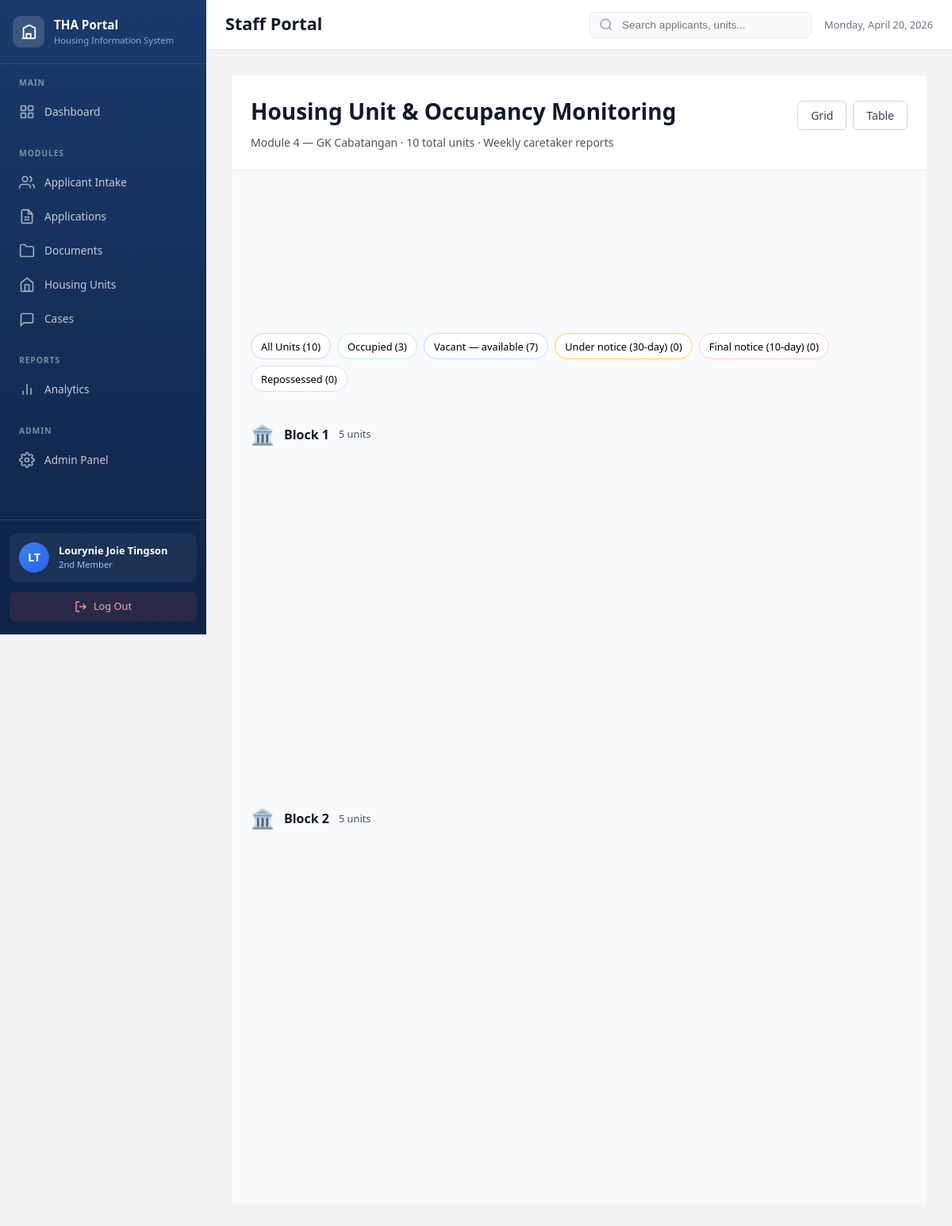
The app's page /units/housing-units/second_member/ (signed in) with its own data.
### accounts/models.py (models this page shows, shortened)
class User(AbstractUser):
    POSITION_CHOICES = [
        ('head', 'First Member — Head'),
        ('oic', 'OIC-THA (Officer-in-Charge)'),
        ('second_member', 'Second Member'),
        ('fourth_member', 'Fourth Member'),
        ('fifth_member', 'Fifth Member'),
        ('caretaker', 'Caretaker'),
        ('ronda', 'Ronda (Field Personnel)'),
        ('field', 'Field Personnel'),
    ]
    position = models.CharField(
        max_length=50,
        choices=POSITION_CHOICES,
        blank=True,
        help_text="Staff position in THA organizational structure"
    )
    phone = models.CharField(
        max_length=20,
        blank=True,
        help_text="Contact phone number"
    )
    class Meta:
        verbose_name = 'Staff User'
        verbose_name_plural = 'Staff Users'
    def get_position_display_short(self):
        short_labels = {
            'head': 'Head',
            'oic': 'OIC',
            'second_member': '2nd Member',
            'fourth_member': '4th Member',
            'fifth_member': '5th Member',
            'caretaker': 'Caretaker',
            'ronda': 'Ronda',
            'field': 'Field',
        }
        return short_labels.get(self.position, 'Staff')

### units/views.py (the view)
# urls.py: path('housing-units/<str:position>/', views.housing_units_monitoring, name='housing_units_monitoring'),
@login_required
@verify_position
def housing_units_monitoring(request, position):
    site_id = request.GET.get('site_id')
    site = None
    all_sites = RelocationSite.objects.all()
    if site_id:
        site = RelocationSite.objects.filter(id=site_id).first()
    else:
        sites = request.user.assigned_sites.all()
        site = sites.first() if sites.exists() else None
    if not site:
        if all_sites.exists():
            site = all_sites.first()
        else:
            return render(request, 'common/error.html',
                          {'error': 'No relocation sites available in the system.'})
    units = (
        HousingUnit.objects
        .filter(site=site)
        .select_related('weekly_report')
        .prefetch_related('lot_awards__application__applicant')
        .order_by('block_number', 'lot_number')
    )
    occupied_count = units.filter(status='Occupied').count()
    vacant_count = units.filter(status='Vacant — available').count()
    notice_30_count = units.filter(status='Under notice (30-day)').count()
    notice_10_count = units.filter(status='Final notice (10-day)').count()
    repossessed_count = units.filter(status='Repossessed').count()
    escalated_units = units.filter(
        status='Final notice (10-day)',
        is_escalated=True
    ).first()
    critical_alert_message = ""
    has_final_notice_alerts = notice_10_count > 0 or units.filter(is_escalated=True).exists()
    if escalated_units:
        critical_alert_message = (
            f"Block {escalated_units.block_number}, Lot {escalated_units.lot_number} — "
            f"{escalated_units.occupant_name or 'Unknown'}. "
            f"Deadline: {escalated_units.notice_deadline}. No response received — case escalated."
        )
    blocks = units.values_list('block_number', flat=True).distinct().order_by('block_number')
    units_by_block = OrderedDict()
    for block in blocks:
        units_by_block[block] = units.filter(block_number=block)
    context = {
        'site': site,
        'all_sites': all_sites,
        'total_units': units.count(),
        'occupied_count': occupied_count,
        'vacant_count': vacant_count,
        'notice_30_count': notice_30_count,
        'notice_10_count': notice_10_count,
        'repossessed_count': repossessed_count,
        'units_by_block': units_by_block,
        'all_units': units,
        'has_final_notice_alerts': has_final_notice_alerts,
        'critical_alert_message': critical_alert_message,
        'has_escalation_alerts': has_final_notice_alerts,
        'escalation_message': critical_alert_message,
        'view_mode': request.GET.get('view', 'grid'),
    }
    return render(request, 'units/housing_units_monitoring.html', context)

### templates/units/housing_units_monitoring.html (shortened to what this page needs)
{% extends 'staff_base.html' %}
{% load static %}
{% block content %}
<div style="padding: 1.5rem; background: white; border-bottom: 1px solid var(--gray-200); display: flex; justify-content: space-between; align-items: baseline; gap: 2rem;">
    <div>
        <h1 style="margin: 0 0 0.5rem; font-size: 1.75rem; font-weight: 700; color: var(--gray-900);">Housing Unit & Occupancy Monitoring</h1>
        <p style="margin: 0; font-size: 0.875rem; color: var(--gray-600);">Module 4 — GK Cabatangan · {{ total_units }} total units · Weekly caretaker reports</p>
    </div>
    <div style="display: flex; gap: 0.5rem;">
        <button id="gridView" class="view-btn" onclick="switchView('grid')" style="padding: 0.5rem 1rem; border: 1px solid var(--gray-300); border-radius: 6px; background: white; color: var(--gray-700); font-size: 0.875rem; cursor: pointer; font-weight: 500;">Grid</button>
        <button id="tableView" class="view-btn" onclick="switchView('table')" style="padding: 0.5rem 1rem; border: 1px solid var(--gray-300); border-radius: 6px; background: white; color: var(--gray-700); font-size: 0.875rem; cursor: pointer; font-weight: 500;">Table</button>
    </div>
</div>
<div style="padding: 2rem 1.5rem; background: #f9fafb; min-height: 100vh;">
    <div style="display: grid; grid-template-columns: repeat(auto-fit, minmax(140px, 1fr)); gap: 1rem; margin-bottom: 2rem;">
    </div>
    <div style="display: flex; flex-wrap: wrap; gap: 0.5rem; margin-bottom: 1.5rem;">
        <button class="filter-tab active" data-filter="all" onclick="filterUnits('all')" style="padding: 0.4rem 0.75rem; border: 1px solid var(--gray-300); background: white; border-radius: 20px; font-size: 0.8rem; cursor: pointer; font-weight: 500;">All Units ({{ total_units }})</button>
        <button class="filter-tab" data-filter="Occupied" onclick="filterUnits('Occupied')" style="padding: 0.4rem 0.75rem; border: 1px solid #bbf7d0; background: white; border-radius: 20px; font-size: 0.8rem; cursor: pointer;">Occupied ({{ occupied_count }})</button>
        <button class="filter-tab" data-filter="Vacant — available" onclick="filterUnits('Vacant — available')" style="padding: 0.4rem 0.75rem; border: 1px solid #bfdbfe; background: white; border-radius: 20px; font-size: 0.8rem; cursor: pointer;">Vacant — available ({{ vacant_count }})</button>
        <button class="filter-tab" data-filter="Under notice (30-day)" onclick="filterUnits('Under notice (30-day)')" style="padding: 0.4rem 0.75rem; border: 1px solid #fcd34d; background: white; border-radius: 20px; font-size: 0.8rem; cursor: pointer;">Under notice (30-day) ({{ notice_30_count }})</button>
        <button class="filter-tab" data-filter="Final notice (10-day)" onclick="filterUnits('Final notice (10-day)')" style="padding: 0.4rem 0.75rem; border: 1px solid #fecaca; background: white; border-radius: 20px; font-size: 0.8rem; cursor: pointer;">Final notice (10-day) ({{ notice_10_count }})</button>
        <button class="filter-tab" data-filter="Repossessed" onclick="filterUnits('Repossessed')" style="padding: 0.4rem 0.75rem; border: 1px solid #e9d5ff; background: white; border-radius: 20px; font-size: 0.8rem; cursor: pointer;">Repossessed ({{ repossessed_count }})</button>
    </div>
    <div id="gridView-content" style="display: grid;">
        {% for block, units in units_by_block.items %}
        <div class="unit-block-section" style="margin-bottom: 2rem;">
            <div style="display: flex; align-items: center; gap: 0.75rem; margin-bottom: 1rem; padding: 0.75rem 0;">
                <span style="font-size: 1.5rem;">🏛️</span>
                <h2 style="margin: 0; font-size: 1rem; font-weight: 600; color: var(--gray-900);">Block {{ block }}</h2>
                <span style="font-size: 0.8rem; color: var(--gray-600);">{{ units|length }} unit{% if units|length != 1 %}s{% endif %}</span>
            </div>
            <div style="display: grid; grid-template-columns: repeat(auto-fill, minmax(300px, 1fr)); gap: 1rem;">
            </div>
        </div>
        {% endfor %}
    </div>
</div>
{% endblock %}

### templates/staff_base.html (shortened to what this page needs)
{% load static %}
<!DOCTYPE html>
<html lang="en">
<head>
    <link rel="stylesheet" href="{% static 'css/dashboard.css' %}">
</head>
<body>
    <aside class="sidebar" id="sidebar">
        <div class="sidebar-header">
            <div class="sidebar-logo">
                <div class="logo-circle">
                    <svg class="logo-icon" viewBox="0 0 24 24" fill="none" stroke="currentColor" stroke-width="2">
                        <path d="M3 21h18M5 21V7l8-4 8 4v14M9 21v-6h6v6"/>
                    </svg>
                </div>
                <div class="logo-text">
                    <div class="logo-title">THA Portal</div>
                    <div class="logo-subtitle">Housing Information System</div>
                </div>
            </div>
        </div>
        <nav class="sidebar-nav">
            <div class="nav-section">
                <div class="nav-section-title">Main</div>
                <a href="{% url 'accounts:dashboard' %}" class="nav-link {% block nav_dashboard %}{% endblock %}">
                    <svg class="nav-icon" viewBox="0 0 24 24" fill="none" stroke="currentColor" stroke-width="2">
                        <rect x="3" y="3" width="7" height="7" rx="1"/>
                        <rect x="14" y="3" width="7" height="7" rx="1"/>
                        <rect x="14" y="14" width="7" height="7" rx="1"/>
                        <rect x="3" y="14" width="7" height="7" rx="1"/>
                    </svg>
                    <span>Dashboard</span>
                </a>
            </div>
            <div class="nav-section">
                <div class="nav-section-title">Modules</div>
                {% if user.position == 'second_member' or user.position == 'fourth_member' %}
                <a href="{% url 'intake:applicants_list' request.user.position %}" class="nav-link {% block nav_applicants %}{% endblock %}">
                    <svg class="nav-icon" viewBox="0 0 24 24" fill="none" stroke="currentColor" stroke-width="2">
                        <path d="M17 21v-2a4 4 0 0 0-4-4H5a4 4 0 0 0-4 4v2"/>
                        <circle cx="9" cy="7" r="4"/>
                        <path d="M23 21v-2a4 4 0 0 0-3-3.87M16 3.13a4 4 0 0 1 0 7.75"/>
                    </svg>
                    <span>Applicant Intake</span>
                </a>
                {% endif %}
                <a href="{% url 'applications:applications_list' request.user.position %}" class="nav-link {% block nav_applications %}{% endblock %}">
                    <svg class="nav-icon" viewBox="0 0 24 24" fill="none" stroke="currentColor" stroke-width="2">
                        <path d="M14 2H6a2 2 0 0 0-2 2v16a2 2 0 0 0 2 2h12a2 2 0 0 0 2-2V8z"/>
                        <polyline points="14 2 14 8 20 8"/>
                        <line x1="16" y1="13" x2="8" y2="13"/>
                        <line x1="16" y1="17" x2="8" y2="17"/>
                    </svg>
                    <span>Applications</span>
                </a>
                <a href="{% url 'documents:management' request.user.position %}" class="nav-link {% block nav_documents %}{% endblock %}">
                    <svg class="nav-icon" viewBox="0 0 24 24" fill="none" stroke="currentColor" stroke-width="2">
                        <path d="M22 19a2 2 0 0 1-2 2H4a2 2 0 0 1-2-2V5a2 2 0 0 1 2-2h5l2 3h9a2 2 0 0 1 2 2z"/>
                    </svg>
                    <span>Documents</span>
                </a>
                <a href="{% url 'units:housing_units_monitoring' request.user.position %}" class="nav-link {% block nav_housing_monitoring %}{% endblock %}">
                    <svg class="nav-icon" viewBox="0 0 24 24" fill="none" stroke="currentColor" stroke-width="2">
                        <path d="M3 9l9-7 9 7v11a2 2 0 0 1-2 2H5a2 2 0 0 1-2-2z"/>
                        <polyline points="9 22 9 12 15 12 15 22"/>
                    </svg>
                    <span>Housing Units</span>
                </a>
                <a href="{% url 'cases:case_dashboard' request.user.position %}" class="nav-link {% block nav_cases %}{% endblock %}">
                    <svg class="nav-icon" viewBox="0 0 24 24" fill="none" stroke="currentColor" stroke-width="2">
                        <path d="M21 15a2 2 0 0 1-2 2H7l-4 4V5a2 2 0 0 1 2-2h14a2 2 0 0 1 2 2z"/>
                    </svg>
                    <span>Cases</span>
                </a>
            </div>
            <div class="nav-section">
                <div class="nav-section-title">Reports</div>
                {% if user.position == 'head' %}
                <a href="{% url 'accounts:head_analytics' %}" class="nav-link">
                {% elif user.position == 'oic' %}
                <a href="{% url 'accounts:oic_analytics' %}" class="nav-link">
                {% elif user.position == 'second_member' %}
                <a href="{% url 'accounts:second_member_analytics' %}" class="nav-link">
                {% elif user.position == 'fourth_member' %}
                <a href="{% url 'accounts:fourth_member_analytics' %}" class="nav-link">
                {% elif user.position == 'fifth_member' %}
                <a href="{% url 'accounts:fifth_member_analytics' %}" class="nav-link">
                {% elif user.position == 'caretaker' %}
                <a href="{% url 'accounts:caretaker_analytics' %}" class="nav-link">
                {% elif user.position == 'field' or user.position == 'ronda' %}
                <a href="#" class="nav-link" style="opacity: 0.5; cursor: not-allowed;" title="Analytics not available for field personnel">
                {% else %}
                <a href="#" class="nav-link" style="opacity: 0.5; cursor: not-allowed;" title="Analytics not available">
                {% endif %}
                    <svg class="nav-icon" viewBox="0 0 24 24" fill="none" stroke="currentColor" stroke-width="2">
                        <line x1="18" y1="20" x2="18" y2="10"/>
                        <line x1="12" y1="20" x2="12" y2="4"/>
                        <line x1="6" y1="20" x2="6" y2="14"/>
                    </svg>
                    <span>Analytics</span>
                </a>
            </div>
            {% if user.is_superuser or user.position == 'second_member' %}
            <div class="nav-section">
                <div class="nav-section-title">Admin</div>
                <a href="{% url 'admin:index' %}" class="nav-link" target="_blank">
                    <span>Admin Panel</span>
                </a>
            </div>
            {% endif %}
        </nav>
        <div class="sidebar-footer">
            <div class="user-info">
                <div class="user-avatar">
                    {{ user.first_name|slice:":1"|upper }}{{ user.last_name|slice:":1"|upper }}
                </div>
                <div class="user-details">
                    <div class="user-name">{{ user.first_name }} {{ user.last_name }}</div>
                    <div class="user-role">{{ user.get_position_display_short }}</div>
                </div>
            </div>
            <a href="{% url 'accounts:logout' %}" class="logout-btn">
                <svg viewBox="0 0 24 24" fill="none" stroke="currentColor" stroke-width="2">
                    <path d="M9 21H5a2 2 0 0 1-2-2V5a2 2 0 0 1 2-2h4"/>
                    <polyline points="16 17 21 12 16 7"/>
                    <line x1="21" y1="12" x2="9" y2="12"/>
                </svg>
                <span>Log Out</span>
            </a>
        </div>
    </aside>
    <main class="main-content">
        <header class="topbar">
            <div class="topbar-left">
                <div class="page-header-content">
                    <h1 class="page-title">{% block page_title %}Staff Portal{% endblock %}</h1>
                </div>
            </div>
            <div class="topbar-right">
                <div class="topbar-search">
                    <svg viewBox="0 0 24 24" fill="none" stroke="currentColor" stroke-width="2">
                        <circle cx="11" cy="11" r="8"/>
                        <line x1="21" y1="21" x2="16.65" y2="16.65"/>
                    </svg>
                    <input type="text" placeholder="Search applicants, units...">
                </div>
                <span class="current-date" id="currentDate"></span>
            </div>
        </header>
        <div class="content-area">
            {% block content %}{% endblock %}
        </div>
    </main>
</body>
</html>

### records on screen
User: first_name "L", last_name "T", first_name "Lourynie Joie", last_name "Tingson", get_position_display_short "2nd Member"

### other values on screen
{{ total_units }} "10"
{{ occupied_count }} "3"
{{ vacant_count }} "7"
{{ notice_30_count }} "0"
{{ notice_10_count }} "0"
{{ repossessed_count }} "0"
{{ block }} "1" "2"
{{ units|length }} "5" "5"
